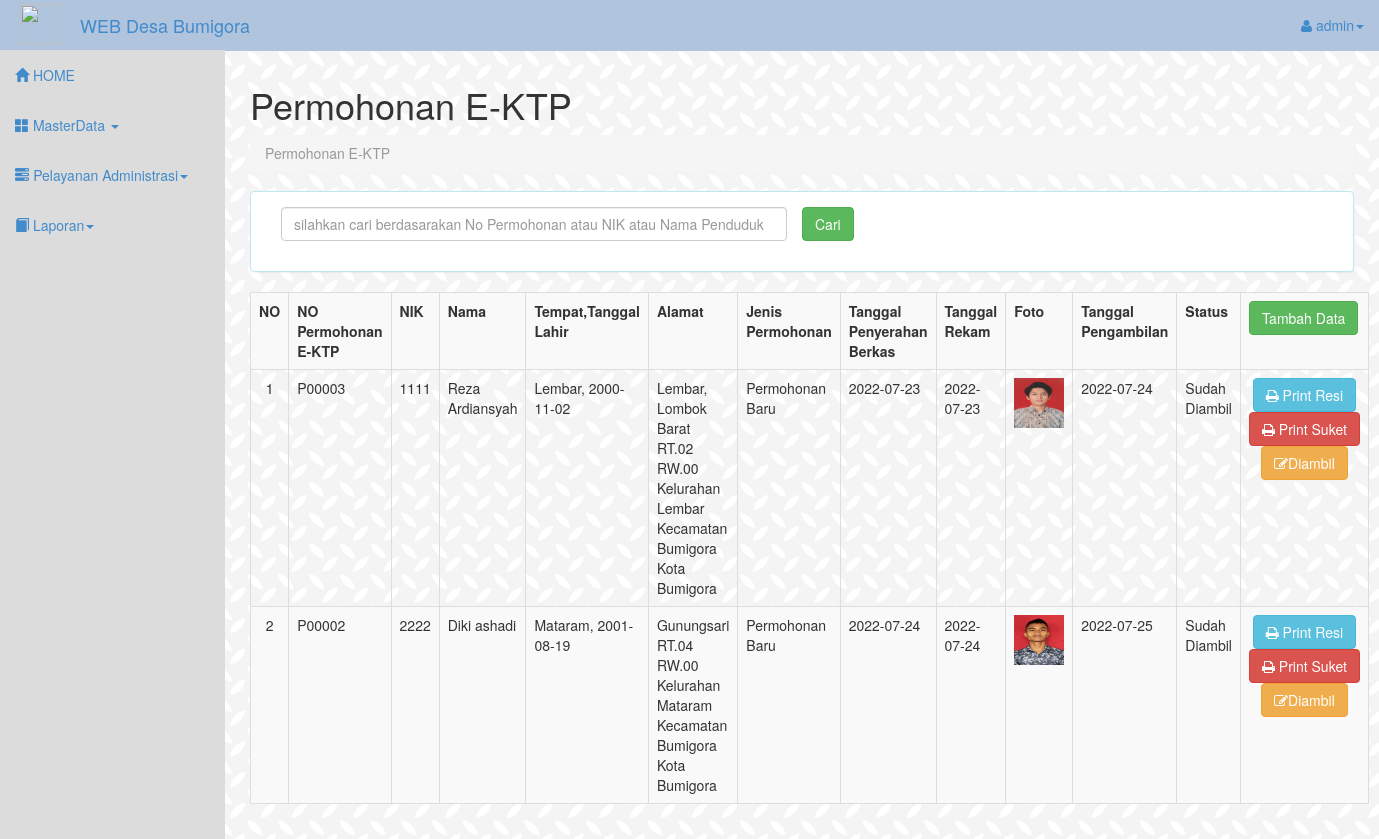
Page /tampil_ektp.php (signed in) on the committed database.
### tables this page shows
CREATE TABLE `tb_permohonanktp` (
  `no_permohonanKtp` varchar(10) NOT NULL,
  `nik` varchar(16) NOT NULL,
  `jenisPermohonan` varchar(30) NOT NULL,
  `tgl_penyerahanBerkas` date NOT NULL,
  `tglRekam` date NOT NULL,
  `tgl_pengambilan` date NOT NULL,
  `status` varchar(30) NOT NULL
);

CREATE TABLE `tb_penduduk` (
  `id_penduduk` int(11) NOT NULL,
  `nik` varchar(16) NOT NULL,
  `nama` varchar(50) NOT NULL,
  `tempatLahir` varchar(30) NOT NULL,
  `tanggalLahir` date NOT NULL,
  `jenisKelamin` varchar(15) NOT NULL,
  `alamat` varchar(50) NOT NULL,
  `rt` varchar(3) NOT NULL,
  `rw` varchar(3) NOT NULL,
  `kelurahan` varchar(30) NOT NULL,
  `agama` varchar(30) NOT NULL,
  `pendidikan` varchar(30) NOT NULL,
  `statusPerkawinan` varchar(30) NOT NULL,
  `pekerjaan` varchar(50) NOT NULL,
  `golDarah` varchar(2) NOT NULL,
  `nomorTlp` varchar(15) NOT NULL,
  `foto` varchar(200) NOT NULL
);

### tampil_ektp.php (the view, shortened to what this page needs)
<!DOCTYPE html>
<html lang="en">
  <head>
    <link href="assets/css/bootstrap.css" rel="stylesheet">
    <link href="assets/css/sb-admin.css" rel="stylesheet">
    <link rel="stylesheet" href="assets/font-awesome/css/font-awesome.min.css">
  </head>
<body>
 <div id="wrapper">
<?php
include"header.php";
?>
</div>
<div id="page-wrapper">
<div class="row" id="contentInput" >
          <div class="col-lg-12">
            <h1>Permohonan E-KTP</h1>
            <ol class="breadcrumb">
              <li class="active">Permohonan E-KTP</li>
            </ol>
          </div>
      </div>
       <div class="panel panel-info">
          <div class="panel-body">
          <form method="POST" action="" id="cariEKTP">
          <div class="form-group form-group-sm">
                <div class="form-group form-group-sm">
                    <div class="col-sm-6">
                    <input type="text" class="form-control" name="txtcari" id="txtcari" placeholder="silahkan cari berdasarakan No Permohonan atau NIK atau Nama Penduduk">
                </div>
                    <input type="submit" align="right" class="btn btn-success"  value="Cari" name="cari" id="cari">
                </div>
              </div>
</div>
 </div>
            <div class="table-responsive-sm">
              <table class="table table-bordered table-hover table-striped">
                <tr>
                  <th>NO</th>
                  <th>NO Permohonan E-KTP</th>
                  <th>NIK</th>
                  <th>Nama</th>
                  <th>Tempat,Tanggal Lahir</th>
                  <th>Alamat</th>
                  <th>Jenis Permohonan</th>
                  <th>Tanggal Penyerahan Berkas</th>
                  <th>Tanggal Rekam</th>
                  <th>Foto</th>
                  <th>Tanggal Pengambilan</th>
                  <th>Status</th>
                 <th><a href="ektp.php" type="button" align="right" class="btn btn-success">Tambah Data</a></th>
                </tr>
 <?php
     if(!ISSET($_POST['cari'])){
        $no= 1;
       $query="SELECT * FROM tb_permohonanKtp as p JOIN tb_penduduk as d ON p.nik=d.nik";
        $data=mysqli_query($koneksi,$query);
        if(mysqli_num_rows($data) > 0){
          while($row=mysqli_fetch_assoc($data)){
      ?>
                <tr>
                  <td align="center"><?php echo $no++; ?></td>
                  <td><?php echo $row['no_permohonanKtp']; ?></td>
                  <td><?php echo $row['nik']; ?></td>
                  <td><?php echo $row['nama']; ?></td>
                  <td><?php echo $row['tempatLahir'].", ".$row['tanggalLahir']; ?></td>
                  <td><?php echo $row['alamat']." RT.".$row['rt']." RW.".$row['rw']." Kelurahan ".$row['kelurahan']." Kecamatan Bumigora Kota Bumigora"; ?></td>
                  <td><?php echo $row['jenisPermohonan']; ?></td>
                  <td><?php echo $row['tgl_penyerahanBerkas']; ?></td>
                  <td><?php echo $row['tglRekam']; ?></td>
                   <?php echo"<td><img src='assets/foto/penduduk/".$row['foto']."' width='50' height='50'></td>";?>
                    <td><?php echo $row['tgl_pengambilan']; ?></td>
                    <td><?php echo $row['status']; ?></td>
                   <td colspan="2" style="text-align: center;">
                    <a   href="print_ResiKtp.php?id=<?php echo $row['no_permohonanKtp'];?>" type="button" class="btn btn-info"><i class="fa fa-print"></i> Print Resi</a>
                    <a   href="print_SuketEktp.php?id=<?php echo $row['no_permohonanKtp'];?>" type="button" class="btn btn-danger"><i class="fa fa-print"></i> Print Suket</a>
                    <a   href="pengambilan_ktp.php?id=<?php echo $row['no_permohonanKtp'];?>" type="button" class="btn btn-warning"><i class="fa fa-edit"></i>Diambil</a>
                    </tr>
          <?php
          }
        }
      }
       ?>

### assets/css/sb-admin.css (style rules this page uses)
body { margin-top: 50px; }
#wrapper { padding-left: 0; }
#page-wrapper { width: 100%; padding: 5px 15px; }
@media (min-width:768px) { #wrapper { padding-left: 225px; background:url(assets/logo/pat13.png); } }
@media (min-width:768px) { #page-wrapper { padding: 15px 25px; } }

### rows in the picture
tb_permohonanktp: no_permohonanKtp "P00003", tb_penduduk.nik "1111", tb_penduduk.nama "Reza Ardiansyah", tb_penduduk.tempatLahir "Lembar", tb_penduduk.tanggalLahir "2000-11-02", tb_penduduk.alamat "Lembar, Lombok Barat", tb_penduduk.rt "02", tb_penduduk.rw "00", tb_penduduk.kelurahan "Lembar", jenisPermohonan "Permohonan Baru", tgl_penyerahanBerkas "2022-07-23", tglRekam "2022-07-23", tb_penduduk.foto (picture), tgl_pengambilan "2022-07-24", status "Sudah Diambil"
tb_permohonanktp: no_permohonanKtp "P00002", tb_penduduk.nik "2222", tb_penduduk.nama "Diki ashadi", tb_penduduk.tempatLahir "Mataram", tb_penduduk.tanggalLahir "2001-08-19", tb_penduduk.alamat "Gunungsari", tb_penduduk.rt "04", tb_penduduk.rw "00", tb_penduduk.kelurahan "Mataram", jenisPermohonan "Permohonan Baru", tgl_penyerahanBerkas "2022-07-24", tglRekam "2022-07-24", tb_penduduk.foto (picture), tgl_pengambilan "2022-07-25", status "Sudah Diambil"

### other values in the picture
$_SESSION['userid'] "admin"
